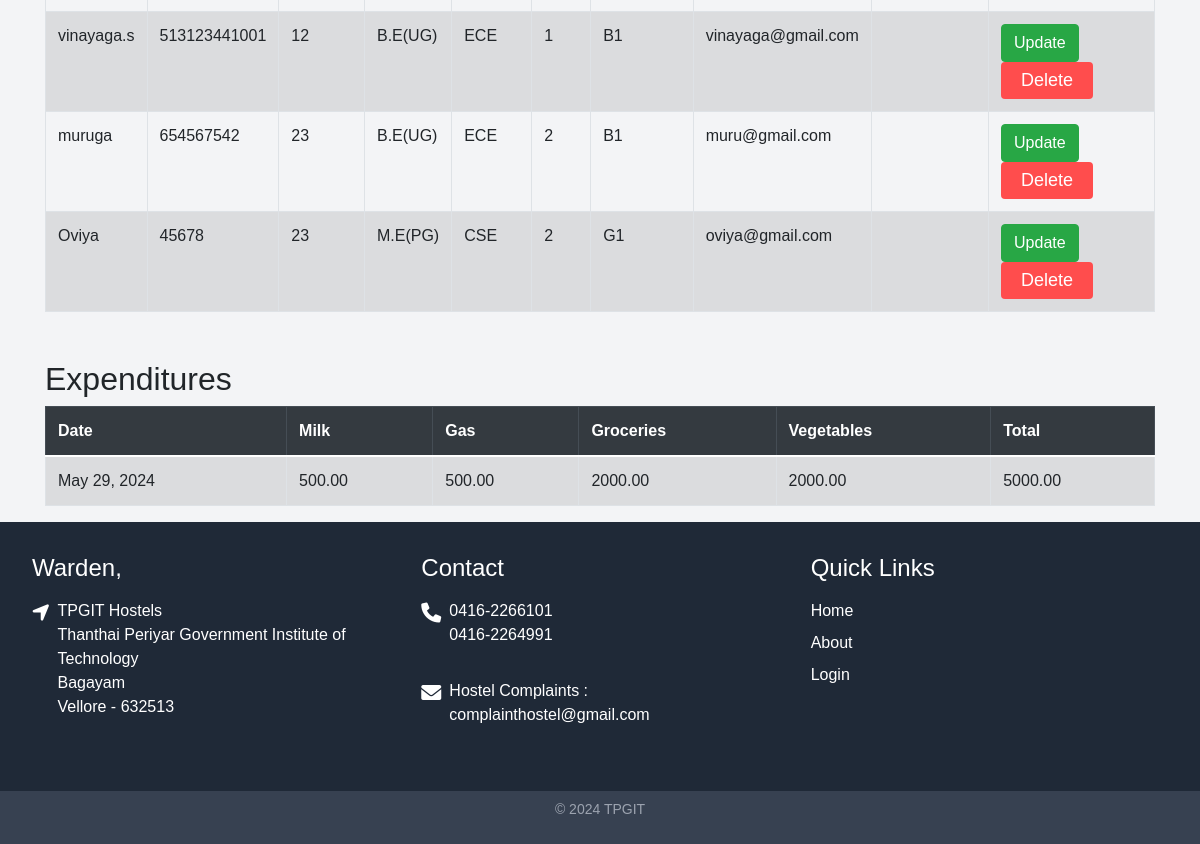
The page /admin-dashboard/ (signed in, lower part) on the database as committed earlier.
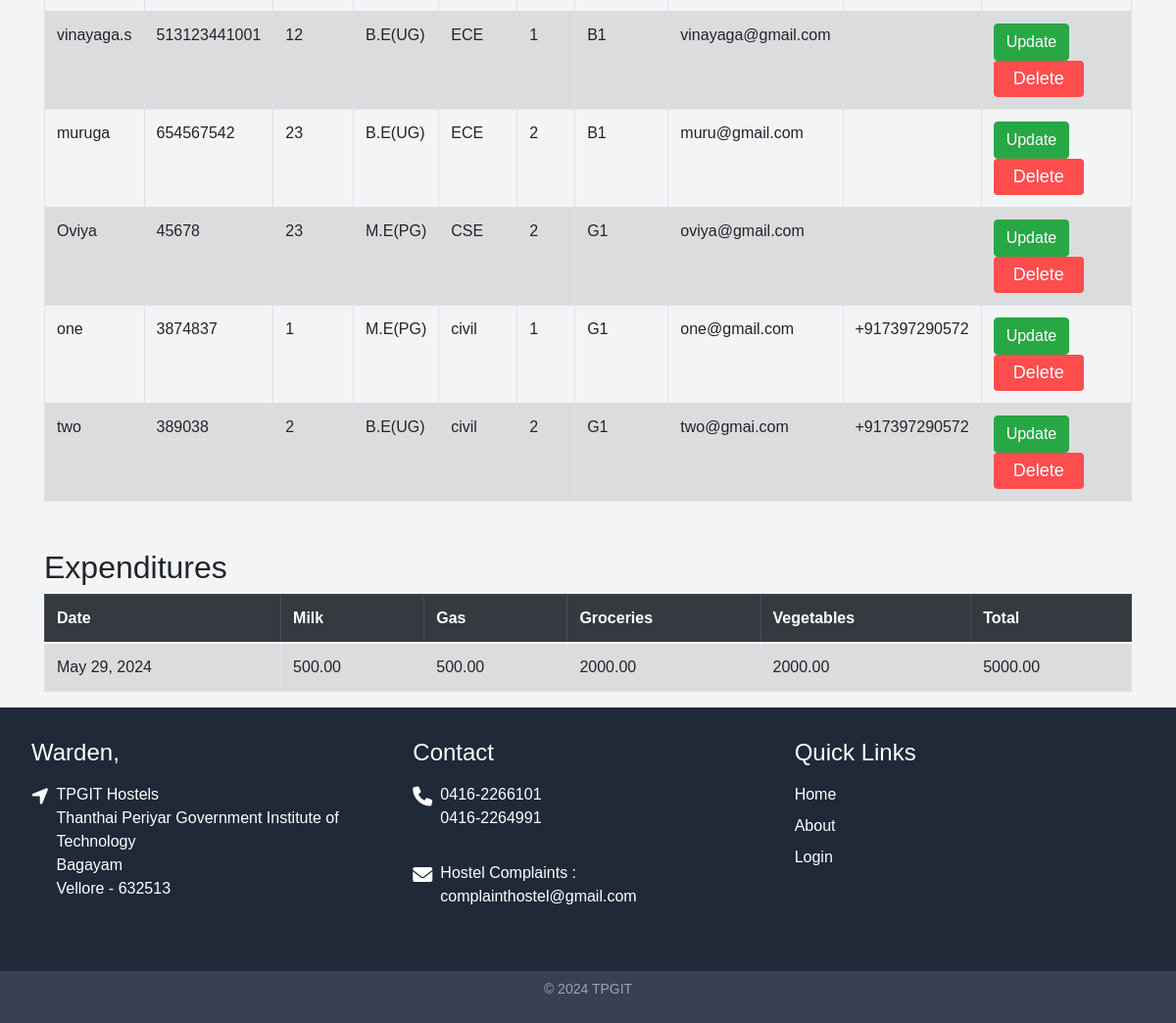
The same page on the database as committed later.
### notification/models.py (models this page shows, shortened)
class Student(models.Model):
    reg_no = models.CharField(max_length=50, unique=True, blank=False)
    name = models.CharField(max_length=100)
    room_no = models.CharField(max_length=10)
    cours = [('B.E(UG)', 'B.E(UG)'), ('M.E(PG)', 'M.E(PG)'), ('MCA', 'MCA')]
    course = models.CharField(max_length=100, choices=cours, blank=False, null=False)
    DEPT = [("civil", "civil"), ("CSE", "CSE"), ("ECE", "ECE"), ("MECH", "MECH"), ("EEE", "EEE")]
    branch = models.CharField(max_length=100, choices=DEPT, blank=False, null=False)
    hos_name = [('G1', 'G1'), ('G2', 'G2'), ('B1', 'B1'), ('B2', 'B2'), ('B3', 'B3')]
    hostel_name = models.CharField(max_length=100, choices=hos_name, blank=False, null=False)
    year_of_study = models.IntegerField()
    email = models.EmailField(max_length=70, blank=True, unique=True)
    phone_number = models.CharField(max_length=15, blank=True)  # Add phone number field

class Expenditure(models.Model):
    date = models.DateField()
    milk = models.DecimalField(max_digits=10, decimal_places=2)
    gas = models.DecimalField(max_digits=10, decimal_places=2)
    groceries = models.DecimalField(max_digits=10, decimal_places=2)
    vegetables = models.DecimalField(max_digits=10, decimal_places=2)
    @property
    def total_expenditure(self):
        return self.milk + self.gas + self.groceries + self.vegetables

### notification/views.py (the view)
# urls.py: path('admin-dashboard/', views.admin_dashboard, name='admin_dashboard'),
def admin_dashboard(request):
    if request.user.is_authenticated:
        students = Student.objects.all()
        expenditures = Expenditure.objects.all()
        attendance = Attendance.objects.all()
        context = {
            'students': students,
            'expenditures': expenditures,
            'attendance': attendance,
            'form': SMSSendForm(),  # Include the SMS form in the context
        }
        return render(request, 'app/admin/admin_dashboard.html', context)
    else:
        messages.error(request, "Login to access the page")
        return redirect('signin')

### notification/context_processors.py (called while the page is built)
def student_group(request):
    if request.user.is_authenticated:
        is_student = request.user.groups.filter(name='student').exists()
    else:
        is_student = False
    return {'is_student': is_student}

### notification/templates/app/admin/admin_dashboard.html (shortened to what this page needs)
{% extends 'app/layout/main.html' %}
{% block content %}
    <div class="container">
        <table class="table table-striped table-bordered">
            <tbody>
                {% for student in students %}
                <tr>
                    <td>{{ student.name }}</td>
                    <td>{{ student.reg_no }}</td>
                    <td>{{ student.room_no }}</td>
                    <td>{{ student.course }}</td>
                    <td>{{ student.branch }}</td>
                    <td>{{ student.year_of_study }}</td>
                    <td>{{ student.hostel_name }}</td>
                    <td>{{ student.email }}</td>
                    <td>{{ student.phone_number }}</td>
                    <td>
                        <a class="btn btn-success" href="{% url 'updateData' student.id %}">Update</a>
                        <a class="btn btn-danger" href="{% url 'deleteData' student.id %}">Delete</a>
                    </td>
                </tr>
                {% endfor %}
            </tbody>
        </table>
        <h2 class="mt-5">Expenditures</h2>
        <table class="table table-striped table-bordered">
            <thead class="thead-dark">
                <tr>
                    <th>Date</th>
                    <th>Milk</th>
                    <th>Gas</th>
                    <th>Groceries</th>
                    <th>Vegetables</th>
                    <th>Total</th>
                </tr>
            </thead>
            <tbody>
                {% for expenditure in expenditures %}
                <tr>
                    <td>{{ expenditure.date }}</td>
                    <td>{{ expenditure.milk }}</td>
                    <td>{{ expenditure.gas }}</td>
                    <td>{{ expenditure.groceries }}</td>
                    <td>{{ expenditure.vegetables }}</td>
                    <td>{{ expenditure.total_expenditure }}</td>
                </tr>
                {% endfor %}
            </tbody>
        </table>
    </div>
{% endblock %}

Rows that differ between the two databases and show on the page:
added Student: name "one", reg_no "3874837", room_no "1", course "M.E(PG)", branch "civil", year_of_study "1", hostel_name "G1", email "one@gmail.com", phone_number "+917397290572"
added Student: name "two", reg_no "389038", room_no "2", course "B.E(UG)", branch "civil", year_of_study "2", hostel_name "G1", email "two@gmai.com", phone_number "+917397290572"
